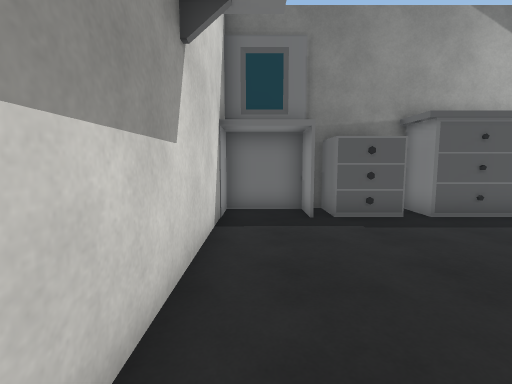
[1] (above)

17 first-person views from a walk through a Unity game level. The camera is 1.4 m above the floor, tilts 6° down and sees 85° across. The floor is counted in squares, 1 m on a side. Each view is taken from the middle of a square. On the plan, view 1 faces up. The plan holds only what a view shows up to about 14 squares ahead; the rest is blank. The place goes on beyond the plan. The player is left out. Some surface patterns are stand-ins.

[2]
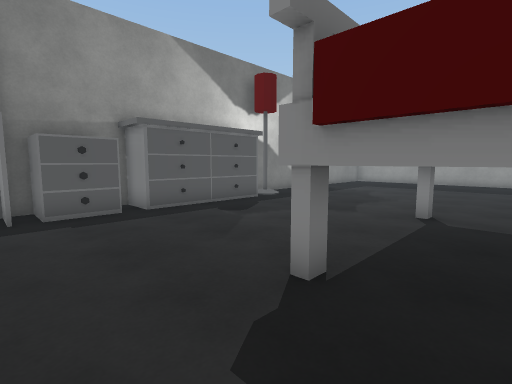

[3]
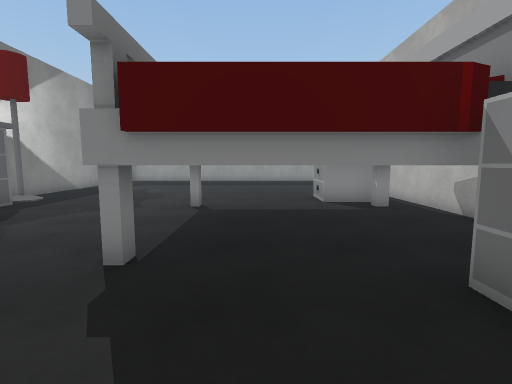

[4]
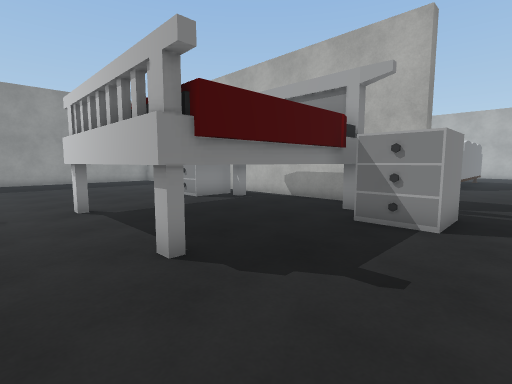

[5]
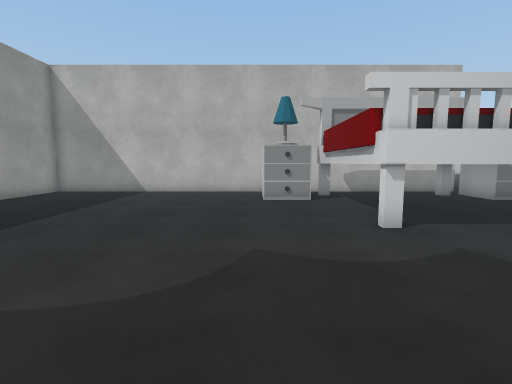

[6]
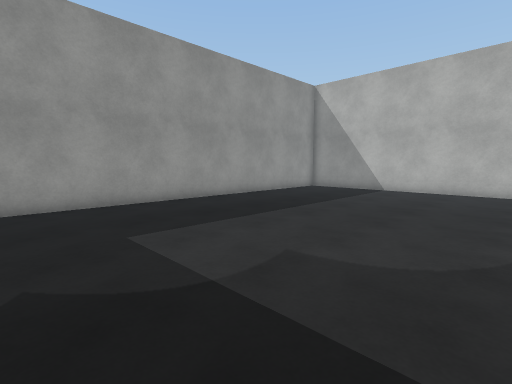

[7]
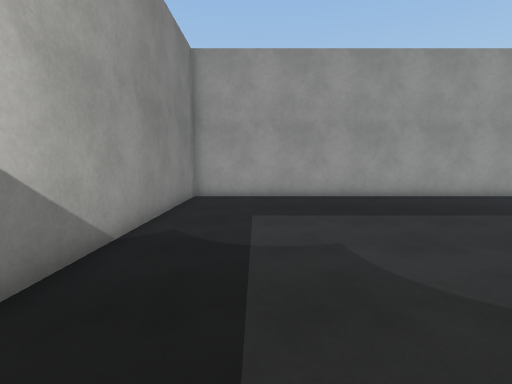

[8]
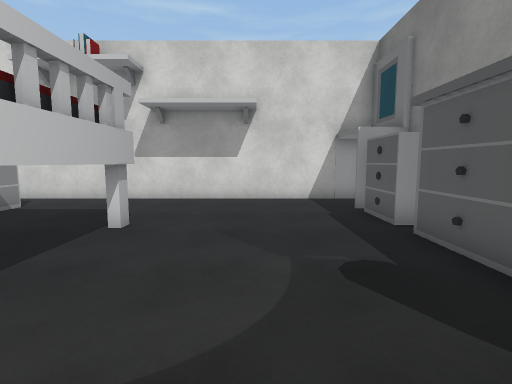

[9]
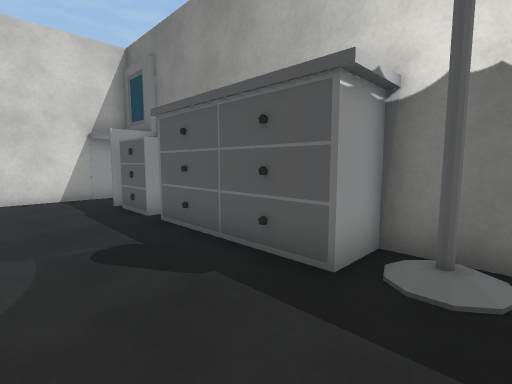

[10]
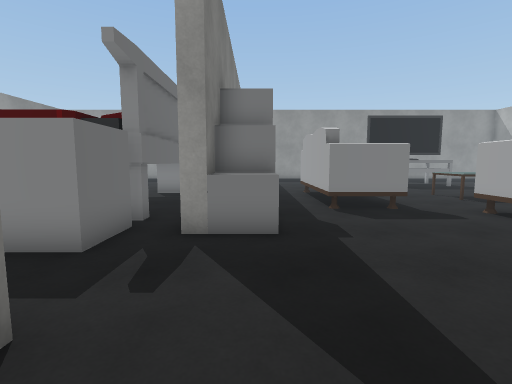

[11]
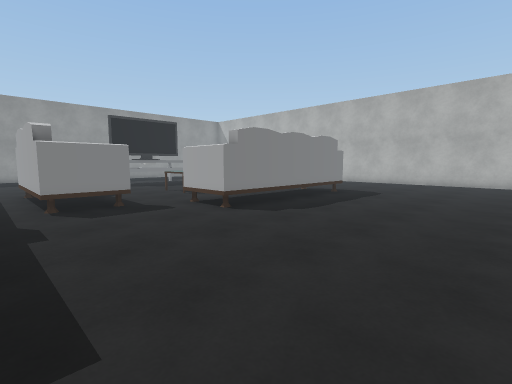

[12]
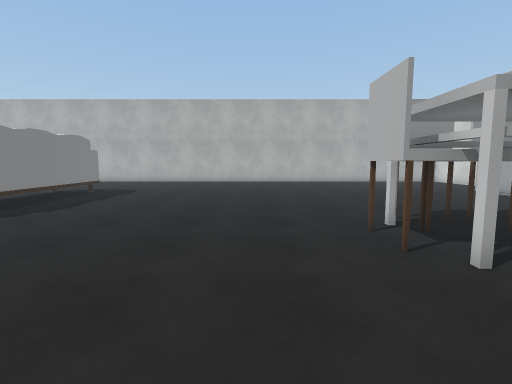

[13]
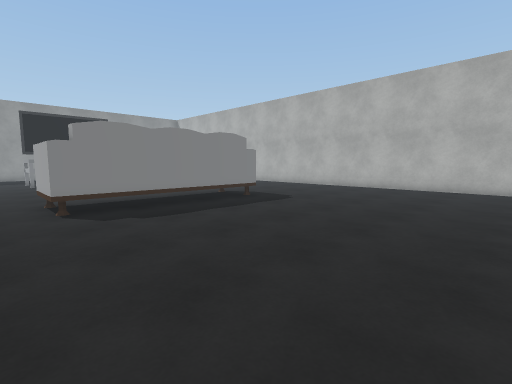

[14]
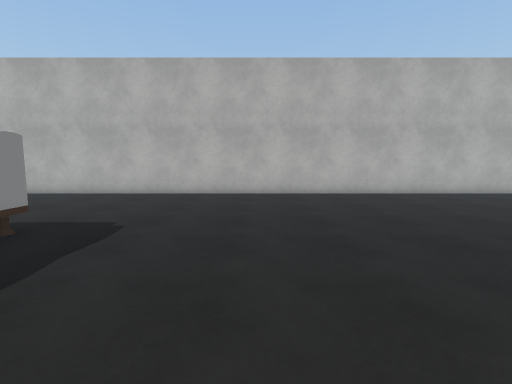

[15]
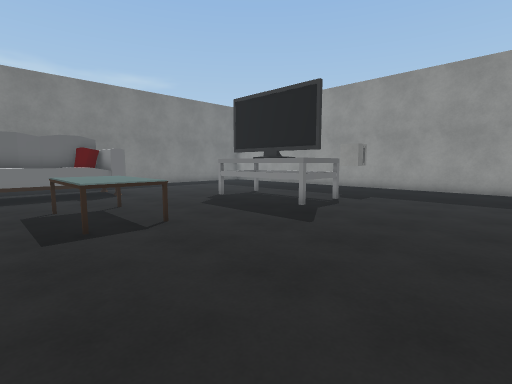

[16]
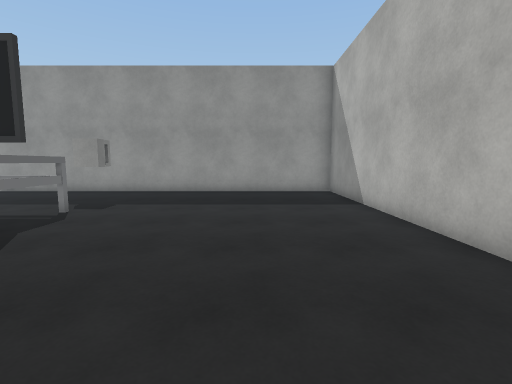

[17]
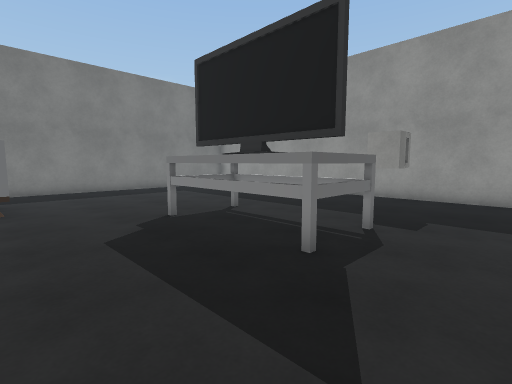

### Floor plan
Key: @ floor where view 1 was taken; # wall or solid block; . floor; M mirror; R drawers; L lamp; S sofa; T table; C chair; O other object.
Columns run from 9 left of view 1 to 22 right of it. Each row starts with its distance up from view 1.
  9         #######   ##############
  8         #.MR RO   OL...........#
  7         #..RRROOOOO............#
  6         #......................#
  5         #......................#
  4         #......................#
  3         #......................#
  2         #......................#
  1         #....OOOOOO............#
  0         #@...O....O............#
 -1         #....O....O............#
 -2         #....O....O............#
 -3         #..R.O....O.R..........#
 -4         #.RRRO....OR R.........#
 -5         #.RRROOOOOOR  .........#
 -6         #......................#
 -7         ....####################
 -8     . . ....OOOO..  .....
 -9      . ...................
-10   .............SSSSS.......
-11 O.............SSSSSS........
-12 ##............SSSSSS........
-13 #CC.......................... .#
-14 ##..........OOO................#
-15 C...........O O........OOO.....#
-16 ............O  ..TT....OOO.....#
-17 ............O  ..TT....OOO.....#
-18 ............O  ..TT....OOO.....#
-19 ............O  ..TT....OOO.OO..#
-20 ............O  ................#
-21 ............O O................#
-22 ............O  ................#
-23 .............. ................#
-24 ............... ...............#
-25 ................ ..............#
-26 ................   ............#
-27 .................  ............#
-28 ..................  ...........#
-29 ##################   ###########

Positions as (right, up) in squares from view 1, and headings:
1: (0, 0), facing up
2: (1, -1), facing up-right
3: (0, -1), facing right
4: (0, 3), facing down-right
5: (12, 7), facing down
6: (12, 8), facing down-right
7: (10, 6), facing right
8: (10, 4), facing left
9: (11, 4), facing up-left
10: (-3, -8), facing right
11: (-4, -9), facing down-right
12: (-5, -8), facing down
13: (-6, -13), facing down-right
14: (-2, -16), facing down
15: (6, -25), facing up-right
16: (8, -25), facing right
17: (10, -22), facing up-right
